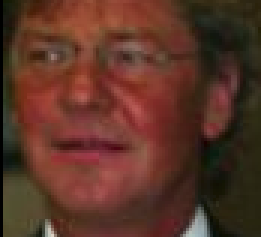
//> input picture cmake/example_opencv/tmp/png/11.png, 87 x 79 px, given in place of �PNG, which was not available (shown 3 times larger)
$ ./test png/11.png   (built with g++ and OpenCV 4)
//> lines starting //> are read from the running program, lines starting //| are printed output that depends on the picture; pictures that were not available may be replaced by others from this repository, and a replacement may not be noted
#include<iostream>
#include<string>
#include<fstream>
#include<cstdlib>
#include<cstdio>
#include<ctime>
#include<opencv2/highgui/highgui.hpp>
#include<opencv2/core/core.hpp>
#include<opencv2/imgproc/imgproc.hpp>

using namespace std;
using namespace cv;

int x = 0;
#define NUM 1
#define WIDTH 20
#define HEIGHT 20
int COUNT = 0;
void GridScan(const char *ima_name)
{
	Mat ima = imread(ima_name, CV_LOAD_IMAGE_GRAYSCALE);
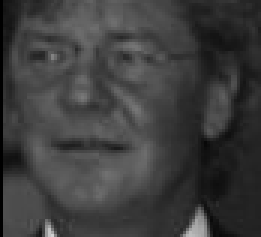
//> ima: 79 rows x 87 cols, CV_8UC1 (shown 3 times larger); min 0, max 209, mean 61.4
	resize(ima, ima, Size(20, 20));
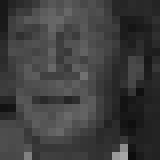
//> ima: 20 rows x 20 cols, CV_8UC1 (shown 8 times larger); min 13, max 166, mean 61.8
	string name(to_string(x++));
	name += ".png";
	imwrite(name, ima);
	// [34 lines of commented-out code are left out]
}


int main(int argc, char* argv[])
{
	ifstream inf(argv[1]);
	string name;
	while(getline(inf, name)) {
		GridScan(name.c_str());
	}
	return 0;
}

$ run again, on cmake/example_opencv/tmp/png/12.png
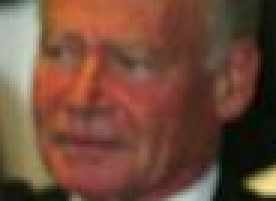
//> input picture cmake/example_opencv/tmp/png/12.png, 92 x 67 px, given in place of �PNG, which was not available (shown 3 times larger)
//> in GridScan, `Mat ima = imread(ima_name, CV_LOAD_IMAGE_GRAYSCALE);`:
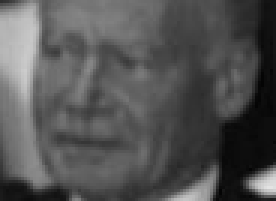
//> ima: 67 rows x 92 cols, CV_8UC1 (shown 3 times larger); min 4, max 227, mean 83.6
//> in GridScan, `resize(ima, ima, Size(20, 20));`:
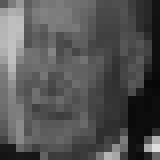
//> ima: 20 rows x 20 cols, CV_8UC1 (shown 8 times larger); min 7, max 222, mean 83.5

$ run again, on cmake/example_opencv/tmp/png/13.png
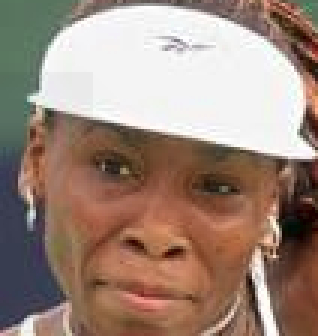
//> input picture cmake/example_opencv/tmp/png/13.png, 106 x 112 px, given in place of �PNG, which was not available (shown 3 times larger)
//> in GridScan, `Mat ima = imread(ima_name, CV_LOAD_IMAGE_GRAYSCALE);`:
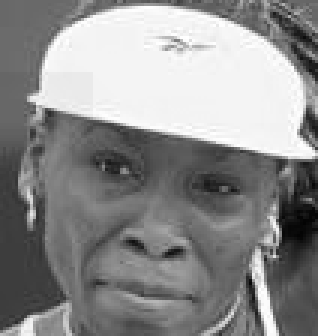
//> ima: 112 rows x 106 cols, CV_8UC1 (shown 3 times larger); min 3, max 255, mean 140.2
//> in GridScan, `resize(ima, ima, Size(20, 20));`:
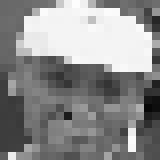
//> ima: 20 rows x 20 cols, CV_8UC1 (shown 8 times larger); min 7, max 253, mean 140.2
